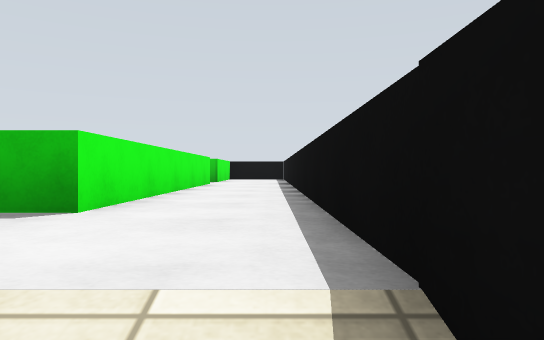
[1] (above)

14 first-person views from a walk through a Gazebo world. The camera is 0.94 m above the floor, looks level and sees 70° across. The floor is counted in squares, 2 m on a side. Each view is taken from the middle of a square. On the plan, view 1 faces up. The plan holds only what a view shows up to about 9 squares ahead; the rest is blank.

[2]
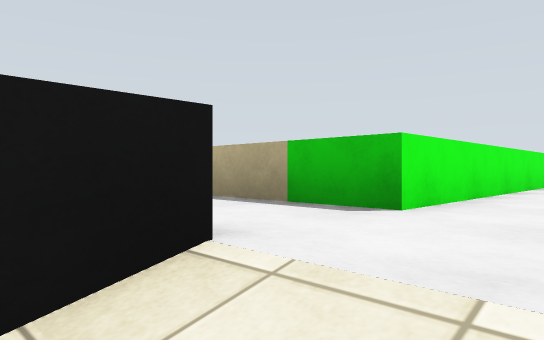

[3]
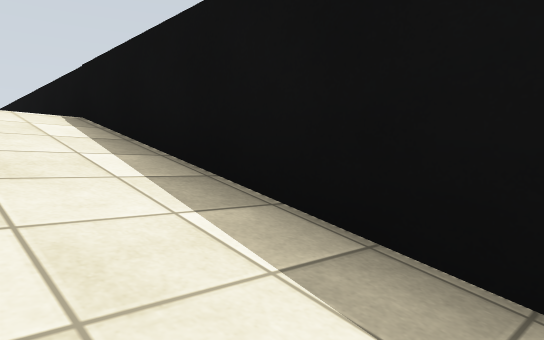

[4]
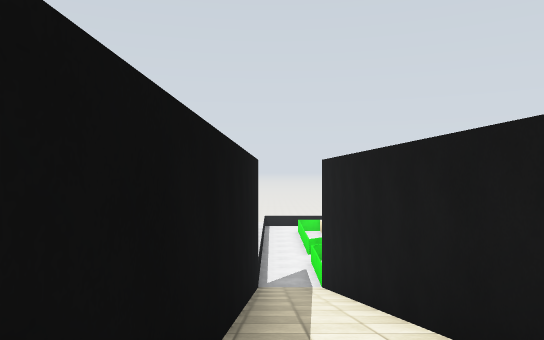

[5]
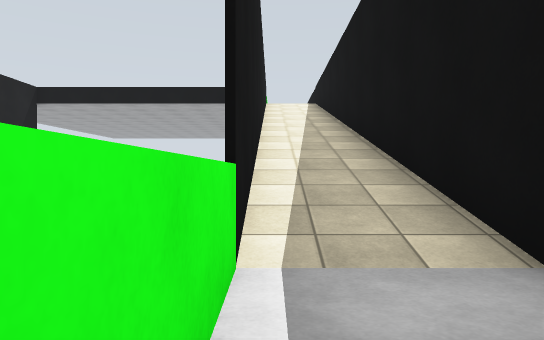

[6]
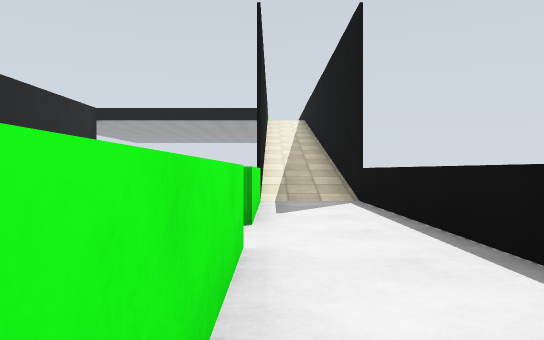

[7]
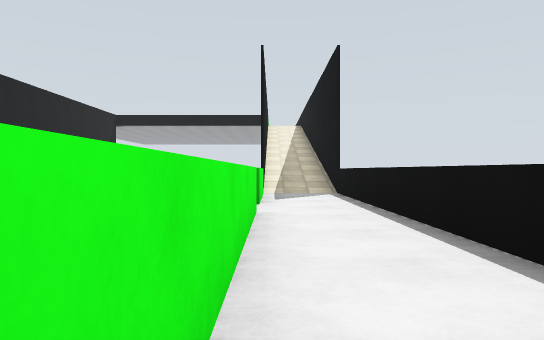

[8]
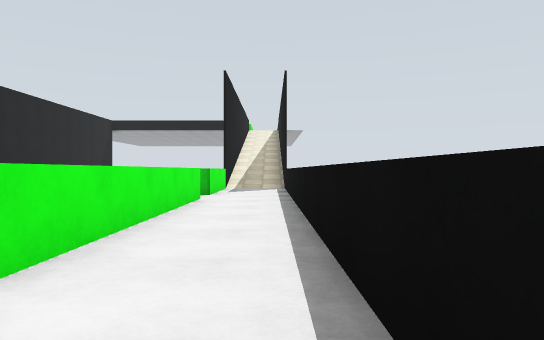

[9]
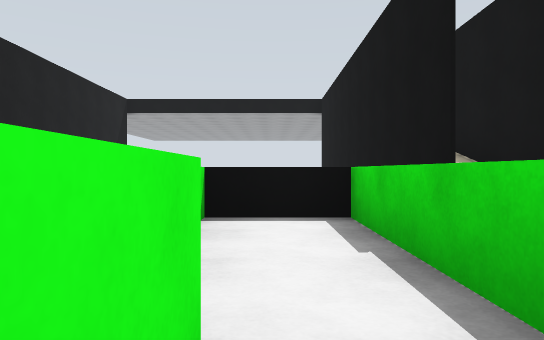

[10]
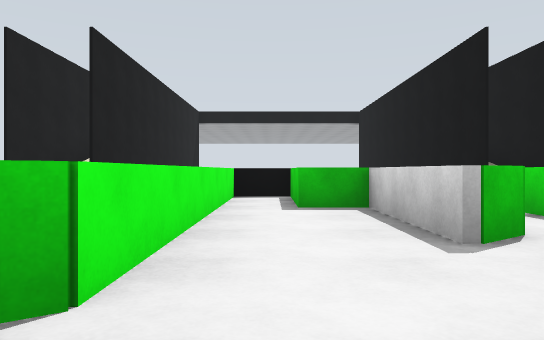

[11]
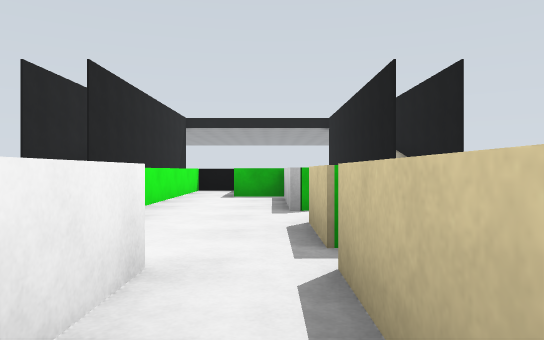

[12]
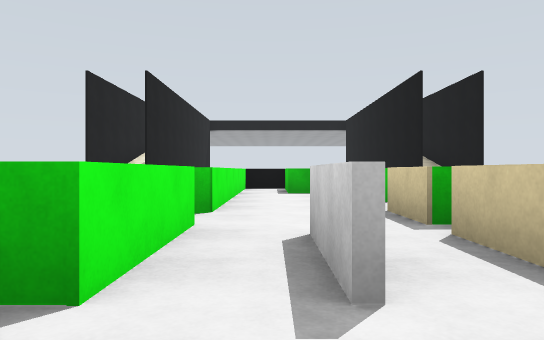

[13]
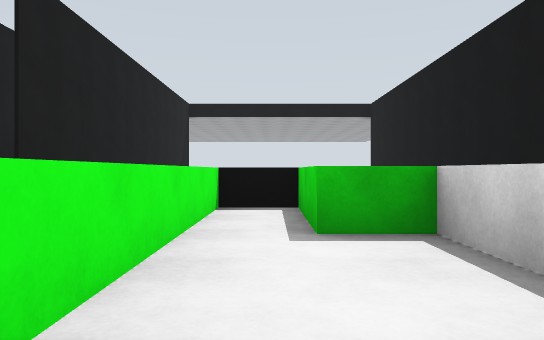

[14]
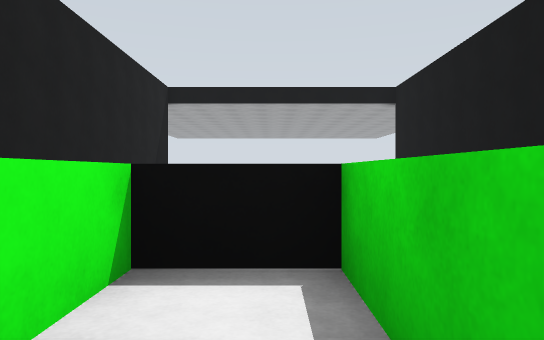

### Floor plan
Key: @ floor where view 1 was taken; # wall or solid block; . main floor; : floor 5 m higher than the main floor; / step, stairs or slope; = window, fence, low wall or low ledge.
Columns run from 10 left of view 1 to 1 right of it. Each row starts with its distance up from view 1.
  9         =::#
  8         =::#
  7         =::#
  6         =::#
  5         =::#
  4         =::#
  3        #=::#
  2        ::::#
  1         /::#
  0         #/@#
 -1         #//#
 -2   #     #//#
 -3   #     #//#
 -4   #     #//#
 -5   #     #//#
 -6   #     #//#
 -7 # #     #//#
 -8 # #     #//#
 -9 # # =====//#
-10     =.#.=..#
-11     =.#.=..#
-12     =.=.=..#
-13     =.=.=..#
-14     =...=..#
-15     =.= =..#
-16     =.. =..#
-17     ==.#=..#
-18     ...  ..#
-19      .    .

Positions as (right, up) in squares from view 1, and headings:
1: (0, 0), facing up
2: (0, 0), facing up-left
3: (-1, -3), facing up-right
4: (0, 0), facing down
5: (-1, -11), facing up
6: (-1, -15), facing up
7: (-1, -17), facing up
8: (0, -19), facing up
9: (-3, -13), facing up
10: (-5, -16), facing up
11: (-4, -18), facing up
12: (-5, -19), facing up
13: (-5, -14), facing up
14: (-5, -11), facing up
